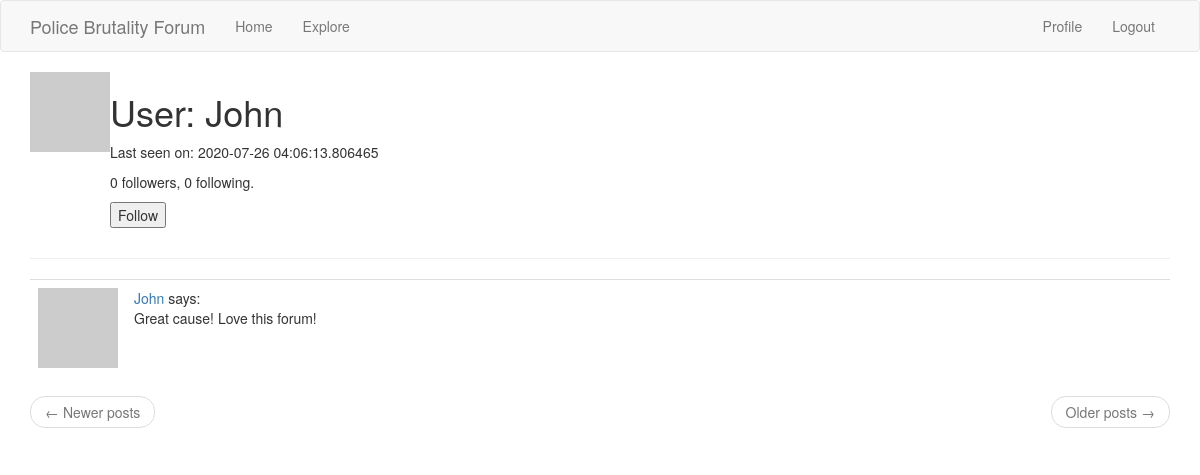
Page /user/John (signed in) on the earlier database version.
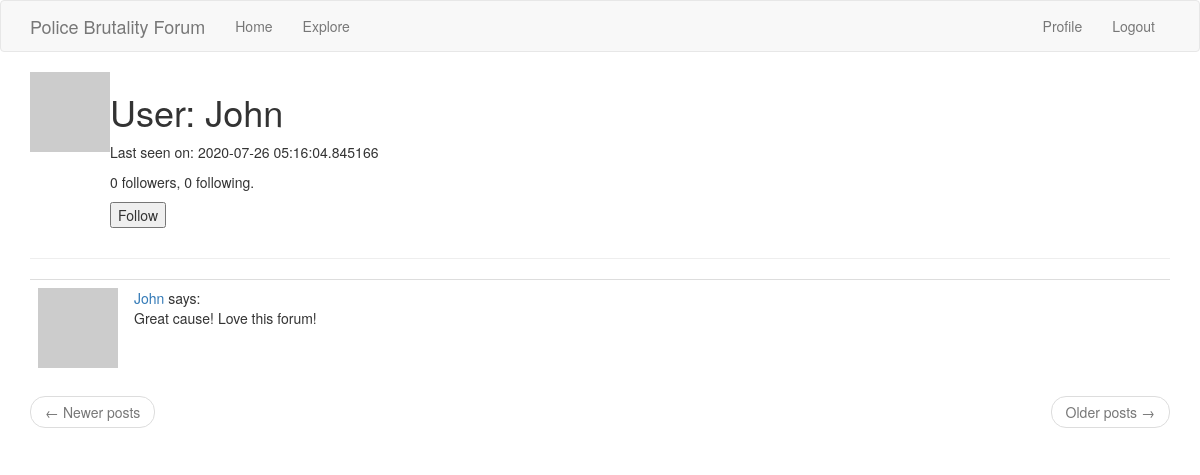
Same page on the later database version.
### app/models.py (models this page shows, shortened)
class User(UserMixin, db.Model):
    id = db.Column(db.Integer, primary_key=True)
    username = db.Column(db.String(64), index=True, unique=True)
    email = db.Column(db.String(120), index=True, unique=True)
    password_hash = db.Column(db.String(128))
    posts = db.relationship('Post', backref='author', lazy='dynamic')
    about_me = db.Column(db.String(140))
    last_seen = db.Column(db.DateTime, default=datetime.utcnow)
    def avatar(self, size):
        digest = md5(self.email.lower().encode('utf-8')).hexdigest()
        return 'https://www.gravatar.com/avatar/{}?d=identicon&s={}'.format(digest, size)
    def is_following(self,user):
            return self.followed.filter(followers.c.followed_id==user.id).count()>0
    followed = db.relationship(
        'User', secondary=followers,
        primaryjoin=(followers.c.follower_id == id),
        secondaryjoin=(followers.c.followed_id == id),
        backref=db.backref('followers', lazy='dynamic'), lazy='dynamic')

### app/routes.py (the view)
@app.route('/user/<username>')
@login_required
def user(username):
    user = User.query.filter_by(username=username).first_or_404()
    page = request.args.get('page', 1, type=int)
    posts = user.posts.order_by(Post.timestamp.desc()).paginate(
        page, app.config['POSTS_PER_PAGE'], False)
    next_url = url_for('user', username=user.username, page=posts.next_num) \
        if posts.has_next else None
    prev_url = url_for('user', username=user.username, page=posts.prev_num) \
        if posts.has_prev else None
    form = EmptyForm()
    return render_template('user.html', user=user, posts=posts.items,next_url=next_url, prev_url=prev_url, form=form,numb=0)

### app/forms.py
class EmptyForm(FlaskForm):
    submit = SubmitField('Submit')

### app/models.py (called while the page is built)
@login.user_loader
def load_user(id):
    return User.query.get(int(id))

### app/routes.py (called while the page is built)
@app.before_request
def before_request():
    if current_user.is_authenticated:
        current_user.last_seen = datetime.utcnow()
        db.session.commit()

### app/templates/user.html (shortened to what this page needs)
{% extends "base.html" %}
{% block app_content %}
    <table>
        <tr valign="top">
            <td><img src="{{ user.avatar(128) }}"></td>
            <td>
                <h1>User: {{ user.username }}</h1>
                {% if user.last_seen %}<p>Last seen on: {{ user.last_seen }}</p>{% endif %}
                <p>{{ user.followers.count() }} followers, {{ user.followed.count() }} following.</p>
                {% if user == current_user %}
                <p><a href="{{ url_for('edit_profile') }}">Edit your profile</a></p>
                {% elif not current_user.is_following(user) %}
                <p>
                    <form action="{{ url_for('follow', username=user.username) }}" method="post">
                        {{ form.submit(value='Follow') }}
                    </form>
                </p>
                {% endif %}
            </td>
        </tr>
    </table>
    <hr>
    {% for post in posts %}
        {%include '_post.html'%}
    {% endfor %}
    <nav aria-label="...">
        <ul class="pager">
            <li class="previous{% if not prev_url %} disabled{% endif %}">
                <a href="{{ prev_url or '#' }}">
                    <span aria-hidden="true">&larr;</span> Newer posts
                </a>
            </li>
            <li class="next{% if not next_url %} disabled{% endif %}">
                <a href="{{ next_url or '#' }}">
                    Older posts <span aria-hidden="true">&rarr;</span>
                </a>
            </li>
        </ul>
    </nav>
{% endblock %}

Differences in the rows shown:
changed User "John": last_seen "2020-07-26 04:06:13.806465" → "2020-07-26 05:16:04.845166"
